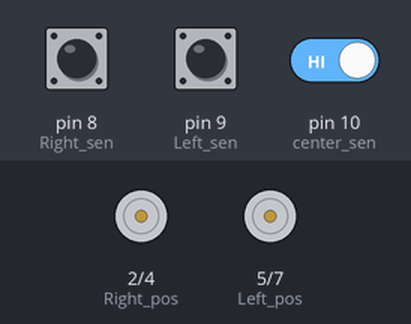
Bench run of a sketch on a simulated Arduino Uno, built with avr-gcc and run on an emulated ATmega328P. On the bench: motor-driver pin pairs drawn as motors (green arrow = first pin HIGH = forward, orange = second pin HIGH = backward, longer = more drive, scaled by the enable pin). Inputs (shaded band) come from the test bench; at power-on: pin 8 (Right_sen) HIGH, pin 9 (Left_sen) HIGH, pin 10 (center_sen) HIGH. What the sketch prints to the serial monitor is not drawn.

Above: at 1.2 s.
1.3 s: pin 8 (Right_sen) pulled LOW for 0.15 s
At 1.38 s:
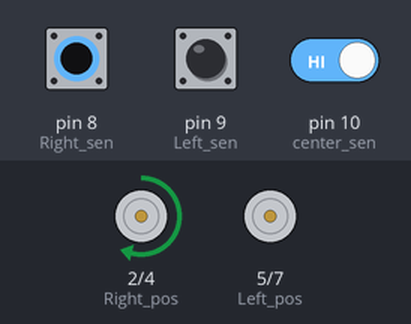
2.9 s: pin 9 (Left_sen) pulled LOW for 0.15 s
At 2.98 s:
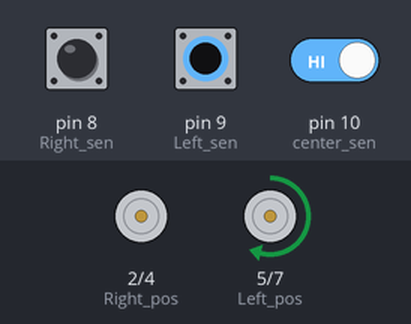
4.5 s: pin 9 (Left_sen) pulled LOW for 3.2 s
At 8.9 s:
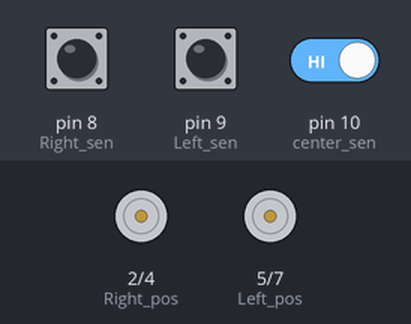
9.2 s: pin 8 (Right_sen) pulled LOW for 3.2 s
At 9.9 s:
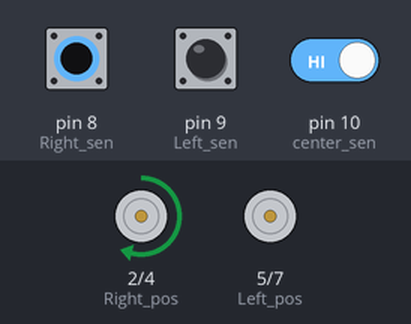
13.9 s: pin 8 (Right_sen) driven LOW and pin 9 (Left_sen) driven LOW
At 14.7 s:
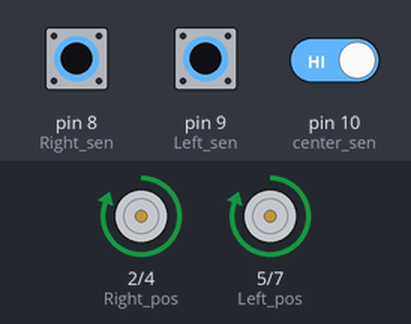
15.4 s: pin 10 (center_sen) driven LOW
At 15.9 s:
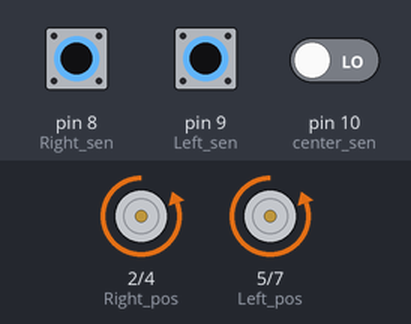
Timing chart, 0 to 17.9 s (numbered marks = the images above; inputs shaded):
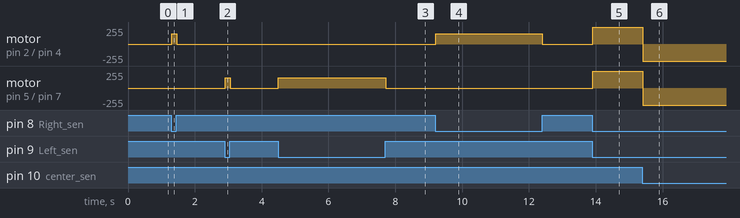

The sketch:

ROBOT.ino
```cpp
//Right MOTOR Varibales :
int Right_pos = 2;
int Right_neg = 4;
int Right_speed = 3;

//Left MOTOR Varibales :
int Left_pos = 5;
int Left_neg = 7;
int Left_speed = 6;

//Sensor Variables :
int Right_sen = 8;
int Left_sen = 9;
int center_sen = 10;

//Values of sensor :
int left_value ,center_value , right_value ;

void setup() {
  //MOTORs :
 pinMode(Right_pos,OUTPUT);
 pinMode(Right_neg,OUTPUT);
 pinMode(Right_speed,OUTPUT);

 pinMode(Left_pos,OUTPUT);
 pinMode(Left_neg,OUTPUT);
 pinMode(Left_speed,OUTPUT);

 //Sensor :
 pinMode(Left_sen,INPUT);
 pinMode(center_sen,INPUT);
 pinMode(Right_sen,INPUT);


 Serial.begin(9600);

}

void loop() {

  //Reading sensor values :
  left_value = digitalRead(Left_sen);
  center_value = digitalRead(center_sen);
  right_value = digitalRead(Right_sen);


  //Printing sensor values :
  Serial.print(Left_sen);
  Serial.print(center_sen);
  Serial.print(Right_sen);

  //Forward Action :
  if (left_value == 0 && center_value == 1 && right_value == 0){
    forward();
  }

  //Backword Action :
  if (left_value == 0 && center_value == 0 && right_value == 0){
    backforward();
  }

  //Turn Right Action :
  if ((left_value == 0 && center_value == 1 && right_value == 1) ||
  (left_value == 0 && center_value == 0 && right_value == 1)){
    turn_right();
  }

  //Turn Left Action :
  if ((left_value == 1 && center_value == 1 && right_value == 0) ||
  (left_value == 1 && center_value == 0 && right_value == 0)){
    turn_left();
  }

  //Stop Action :
  if (left_value == 1 && center_value == 1 && right_value == 1){
    Stop();
  }
}

   //ACTION Functions

void forward(){
  analogWrite(Right_speed,255);
  analogWrite(Left_speed,255);
  digitalWrite(Right_pos,HIGH);
  digitalWrite(Right_neg,LOW);
  digitalWrite(Left_pos,HIGH);
  digitalWrite(Left_neg,LOW);
}
void backforward(){
  analogWrite(Right_speed,255);
  analogWrite(Left_speed,255);
  digitalWrite(Right_pos,LOW);
  digitalWrite(Right_neg,HIGH);
  digitalWrite(Left_pos,LOW);
  digitalWrite(Left_neg,HIGH);
}
void turn_right(){
  analogWrite(Right_speed,153);
  analogWrite(Left_speed,153);
  digitalWrite(Right_pos,LOW);
  digitalWrite(Right_neg,LOW);
  digitalWrite(Left_pos,HIGH);
  digitalWrite(Left_neg,LOW);
}
void turn_left(){
  analogWrite(Right_speed,153);
  analogWrite(Left_speed,153);
  digitalWrite(Right_pos,HIGH);
  digitalWrite(Right_neg,LOW);
  digitalWrite(Left_pos,LOW);
  digitalWrite(Left_neg,LOW);
}
void Stop(){
  analogWrite(Right_speed,0);
  analogWrite(Left_speed,0);
  digitalWrite(Right_pos,LOW);
  digitalWrite(Right_neg,LOW);
  digitalWrite(Left_pos,LOW);
  digitalWrite(Left_neg,LOW);
}
```

Measured:
- after the input at 1.3 s, motor on pin 2 (Right_pos) / pin 4 (Right_neg): stopped → forward 153/255 at once, → stopped 0.15 s later
- after the input at 2.9 s, motor on pin 5 (Left_pos) / pin 7 (Left_neg): stopped → forward 153/255 at once, → stopped 0.15 s later
- after the input at 4.5 s, motor on pin 5 (Left_pos) / pin 7 (Left_neg): stopped → forward 153/255 at once, → stopped 3.2 s later
- after the input at 9.2 s, motor on pin 2 (Right_pos) / pin 4 (Right_neg): stopped → forward 153/255 at once, → stopped 3.2 s later
- after the input at 13.9 s, motor on pin 2 (Right_pos) / pin 4 (Right_neg), motor on pin 5 (Left_pos) / pin 7 (Left_neg): stopped → forward 255/255 at once
- after the input at 15.4 s, motor on pin 2 (Right_pos) / pin 4 (Right_neg), motor on pin 5 (Left_pos) / pin 7 (Left_neg): forward 255/255 → backward 255/255 at once
